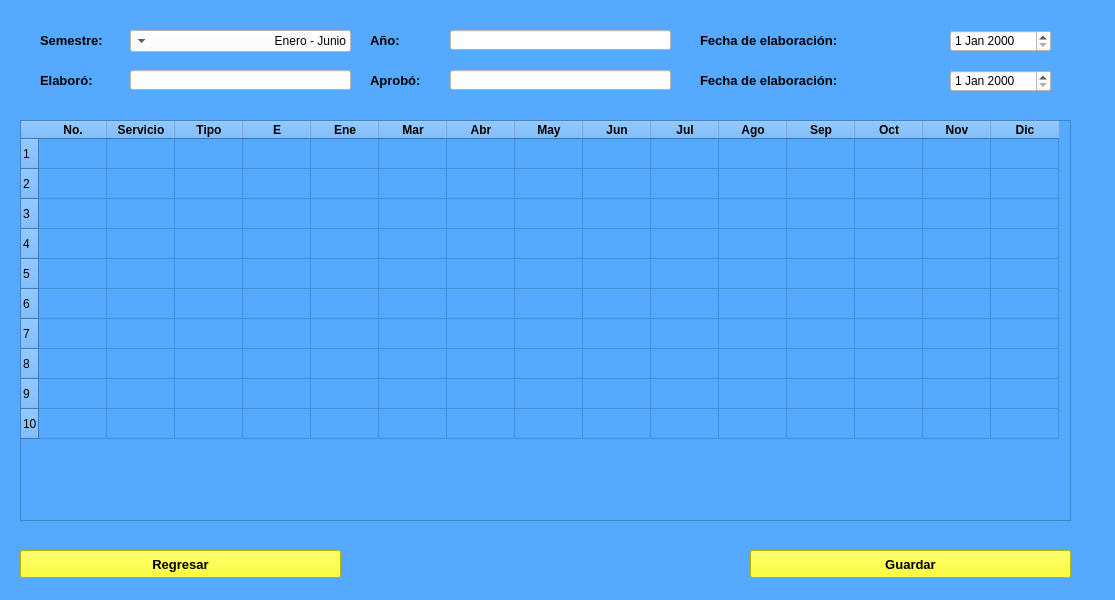
<?xml version="1.0" encoding="UTF-8"?>
<ui version="4.0">
 <class>RealizarPrograma</class>
 <widget class="QMainWindow" name="RealizarPrograma">
  <property name="geometry">
   <rect>
    <x>0</x>
    <y>0</y>
    <width>1115</width>
    <height>600</height>
   </rect>
  </property>
  <property name="windowTitle">
   <string>MainWindow</string>
  </property>
  <property name="styleSheet">
   <string notr="true">QWidget{
	background-color: rgb(85, 170, 255);
}
QPushButton{
	background-color: rgb(255, 255, 0);
}</string>
  </property>
  <widget class="QWidget" name="centralwidget">
   <widget class="QLabel" name="label_4">
    <property name="geometry">
     <rect>
      <x>40</x>
      <y>30</y>
      <width>91</width>
      <height>21</height>
     </rect>
    </property>
    <property name="font">
     <font>
      <pointsize>10</pointsize>
      <weight>75</weight>
      <bold>true</bold>
     </font>
    </property>
    <property name="text">
     <string>Semestre:</string>
    </property>
   </widget>
   <widget class="QLabel" name="label_5">
    <property name="geometry">
     <rect>
      <x>40</x>
      <y>70</y>
      <width>91</width>
      <height>21</height>
     </rect>
    </property>
    <property name="font">
     <font>
      <pointsize>10</pointsize>
      <weight>75</weight>
      <bold>true</bold>
     </font>
    </property>
    <property name="text">
     <string>Elaboró:</string>
    </property>
   </widget>
   <widget class="QLineEdit" name="lineEdit_4">
    <property name="geometry">
     <rect>
      <x>130</x>
      <y>70</y>
      <width>221</width>
      <height>20</height>
     </rect>
    </property>
    <property name="styleSheet">
     <string notr="true">background-color: rgb(255, 255, 255);</string>
    </property>
   </widget>
   <widget class="QLabel" name="label_6">
    <property name="geometry">
     <rect>
      <x>370</x>
      <y>30</y>
      <width>91</width>
      <height>21</height>
     </rect>
    </property>
    <property name="font">
     <font>
      <pointsize>10</pointsize>
      <weight>75</weight>
      <bold>true</bold>
     </font>
    </property>
    <property name="text">
     <string>Año:</string>
    </property>
   </widget>
   <widget class="QLabel" name="label_7">
    <property name="geometry">
     <rect>
      <x>370</x>
      <y>70</y>
      <width>91</width>
      <height>21</height>
     </rect>
    </property>
    <property name="font">
     <font>
      <pointsize>10</pointsize>
      <weight>75</weight>
      <bold>true</bold>
     </font>
    </property>
    <property name="text">
     <string>Aprobó:</string>
    </property>
   </widget>
   <widget class="QLineEdit" name="lineEdit_5">
    <property name="geometry">
     <rect>
      <x>450</x>
      <y>30</y>
      <width>221</width>
      <height>20</height>
     </rect>
    </property>
    <property name="styleSheet">
     <string notr="true">background-color: rgb(255, 255, 255);</string>
    </property>
   </widget>
   <widget class="QLineEdit" name="lineEdit_6">
    <property name="geometry">
     <rect>
      <x>450</x>
      <y>70</y>
      <width>221</width>
      <height>20</height>
     </rect>
    </property>
    <property name="styleSheet">
     <string notr="true">background-color: rgb(255, 255, 255);</string>
    </property>
   </widget>
   <widget class="QLabel" name="label_8">
    <property name="geometry">
     <rect>
      <x>700</x>
      <y>30</y>
      <width>191</width>
      <height>21</height>
     </rect>
    </property>
    <property name="font">
     <font>
      <pointsize>10</pointsize>
      <weight>75</weight>
      <bold>true</bold>
     </font>
    </property>
    <property name="text">
     <string>Fecha de elaboración:</string>
    </property>
   </widget>
   <widget class="QLabel" name="label_9">
    <property name="geometry">
     <rect>
      <x>700</x>
      <y>70</y>
      <width>191</width>
      <height>21</height>
     </rect>
    </property>
    <property name="font">
     <font>
      <pointsize>10</pointsize>
      <weight>75</weight>
      <bold>true</bold>
     </font>
    </property>
    <property name="text">
     <string>Fecha de elaboración:</string>
    </property>
   </widget>
   <widget class="QDateEdit" name="dateEdit_2">
    <property name="geometry">
     <rect>
      <x>950</x>
      <y>30</y>
      <width>101</width>
      <height>22</height>
     </rect>
    </property>
    <property name="styleSheet">
     <string notr="true">background-color: rgb(255, 255, 255);</string>
    </property>
   </widget>
   <widget class="QDateEdit" name="dateEdit_3">
    <property name="geometry">
     <rect>
      <x>950</x>
      <y>70</y>
      <width>101</width>
      <height>22</height>
     </rect>
    </property>
    <property name="styleSheet">
     <string notr="true">background-color: rgb(255, 255, 255);</string>
    </property>
   </widget>
   <widget class="QTableWidget" name="tableWidget_3">
    <property name="geometry">
     <rect>
      <x>20</x>
      <y>120</y>
      <width>1051</width>
      <height>401</height>
     </rect>
    </property>
    <property name="rowCount">
     <number>10</number>
    </property>
    <attribute name="horizontalHeaderDefaultSectionSize">
     <number>68</number>
    </attribute>
    <row/>
    <row/>
    <row/>
    <row/>
    <row/>
    <row/>
    <row/>
    <row/>
    <row/>
    <row/>
    <column>
     <property name="text">
      <string>No.</string>
     </property>
     <property name="font">
      <font>
       <weight>75</weight>
       <bold>true</bold>
      </font>
     </property>
    </column>
    <column>
     <property name="text">
      <string>Servicio</string>
     </property>
     <property name="font">
      <font>
       <weight>75</weight>
       <bold>true</bold>
      </font>
     </property>
    </column>
    <column>
     <property name="text">
      <string>Tipo</string>
     </property>
     <property name="font">
      <font>
       <weight>75</weight>
       <bold>true</bold>
      </font>
     </property>
    </column>
    <column>
     <property name="text">
      <string>E</string>
     </property>
     <property name="font">
      <font>
       <weight>75</weight>
       <bold>true</bold>
      </font>
     </property>
    </column>
    <column>
     <property name="text">
      <string>Ene</string>
     </property>
     <property name="font">
      <font>
       <weight>75</weight>
       <bold>true</bold>
      </font>
     </property>
    </column>
    <column>
     <property name="text">
      <string>Mar</string>
     </property>
     <property name="font">
      <font>
       <weight>75</weight>
       <bold>true</bold>
      </font>
     </property>
    </column>
    <column>
     <property name="text">
      <string>Abr</string>
     </property>
     <property name="font">
      <font>
       <weight>75</weight>
       <bold>true</bold>
      </font>
     </property>
    </column>
    <column>
     <property name="text">
      <string>May</string>
     </property>
     <property name="font">
      <font>
       <weight>75</weight>
       <bold>true</bold>
      </font>
     </property>
    </column>
    <column>
     <property name="text">
      <string>Jun</string>
     </property>
     <property name="font">
      <font>
       <weight>75</weight>
       <bold>true</bold>
      </font>
     </property>
    </column>
    <column>
     <property name="text">
      <string>Jul</string>
     </property>
     <property name="font">
      <font>
       <weight>75</weight>
       <bold>true</bold>
      </font>
     </property>
    </column>
    <column>
     <property name="text">
      <string>Ago</string>
     </property>
     <property name="font">
      <font>
       <weight>75</weight>
       <bold>true</bold>
      </font>
     </property>
    </column>
    <column>
     <property name="text">
      <string>Sep</string>
     </property>
     <property name="font">
      <font>
       <weight>75</weight>
       <bold>true</bold>
      </font>
     </property>
    </column>
    <column>
     <property name="text">
      <string>Oct</string>
     </property>
     <property name="font">
      <font>
       <weight>75</weight>
       <bold>true</bold>
      </font>
     </property>
    </column>
    <column>
     <property name="text">
      <string>Nov</string>
     </property>
     <property name="font">
      <font>
       <weight>75</weight>
       <bold>true</bold>
      </font>
     </property>
    </column>
    <column>
     <property name="text">
      <string>Dic</string>
     </property>
     <property name="font">
      <font>
       <weight>75</weight>
       <bold>true</bold>
      </font>
     </property>
    </column>
   </widget>
   <widget class="QPushButton" name="pushButton_3">
    <property name="geometry">
     <rect>
      <x>20</x>
      <y>550</y>
      <width>321</width>
      <height>28</height>
     </rect>
    </property>
    <property name="font">
     <font>
      <pointsize>10</pointsize>
      <weight>75</weight>
      <bold>true</bold>
     </font>
    </property>
    <property name="text">
     <string>Regresar</string>
    </property>
   </widget>
   <widget class="QPushButton" name="pushButton_4">
    <property name="geometry">
     <rect>
      <x>750</x>
      <y>550</y>
      <width>321</width>
      <height>28</height>
     </rect>
    </property>
    <property name="font">
     <font>
      <pointsize>10</pointsize>
      <weight>75</weight>
      <bold>true</bold>
     </font>
    </property>
    <property name="text">
     <string>Guardar</string>
    </property>
   </widget>
   <widget class="QComboBox" name="comboBox_semestre">
    <property name="geometry">
     <rect>
      <x>130</x>
      <y>30</y>
      <width>221</width>
      <height>22</height>
     </rect>
    </property>
    <property name="layoutDirection">
     <enum>Qt::RightToLeft</enum>
    </property>
    <property name="styleSheet">
     <string notr="true">background-color: rgb(255, 255, 255);</string>
    </property>
    <item>
     <property name="text">
      <string>Enero - Junio</string>
     </property>
    </item>
    <item>
     <property name="text">
      <string>Agosto - Diciembre</string>
     </property>
    </item>
   </widget>
  </widget>
 </widget>
 <resources/>
 <connections/>
</ui>
